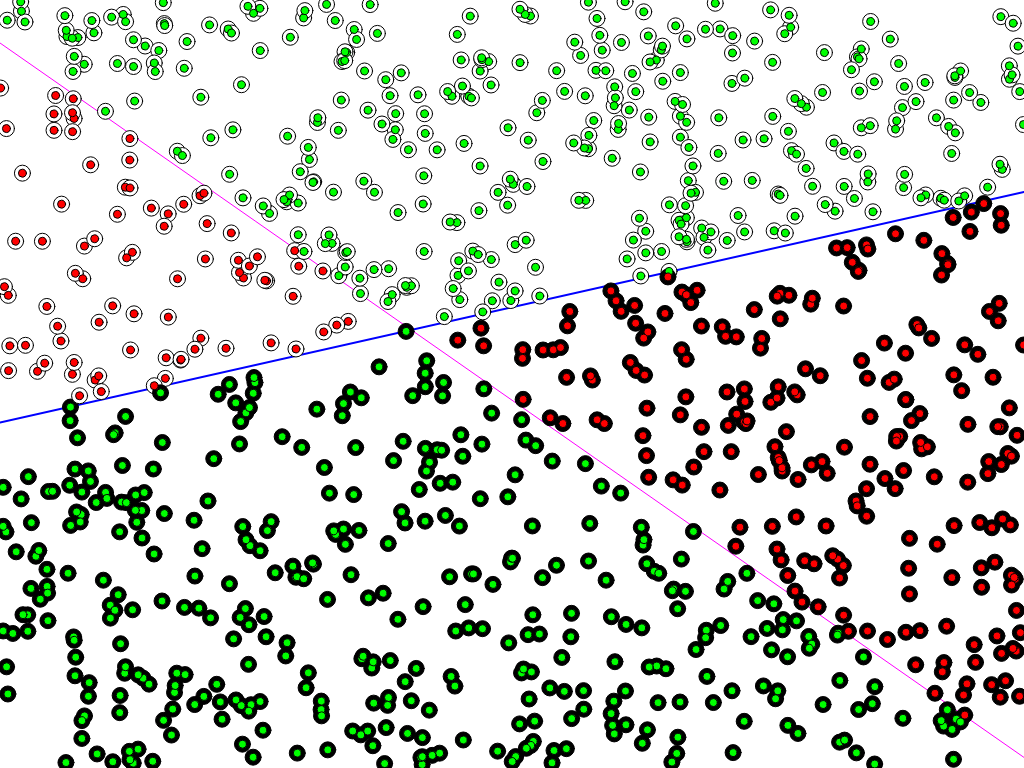
Frame 1 (no input)
Frame 60 (no input): identical to frame 1, image omitted
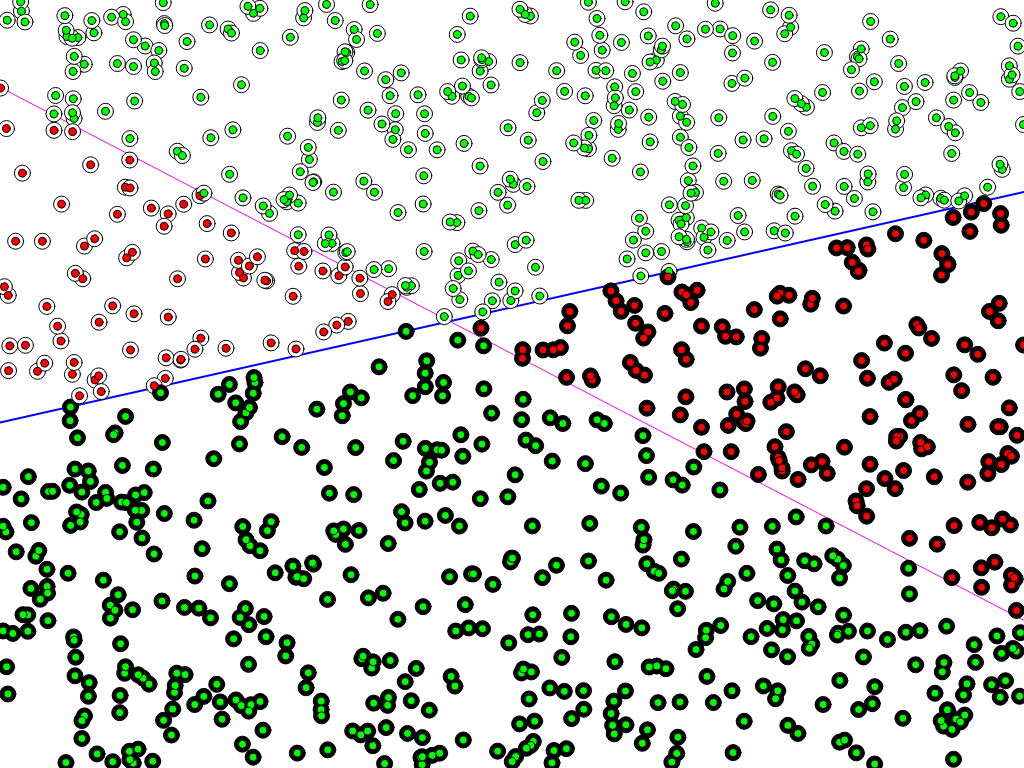
Frame 120 (the mouse pressed at the canvas centre since frame 60)

The p5.js sketch that drew these frames (run headless with seeded random() and noise() and a simulated clock; from frame 60 on, the mouse is pressed at the canvas centre):

// p5.js sketch
// ── sketch.js
// Single layer Perceptron neural network which classifying points above or below a line

var active = false;

var brain;
var points = [];
const NUMBER_OF_INPUTS = 3;
const LEARNIGN_RATE = 0.00001;
const NUMBER_OF_POINTS = 1000;
const MIN = -1;
const MAX = 1;

// p5 setup function
function setup() {
  createCanvas(WIDTH, HEIGHT);
  
  // Initialize the Neural network (Perceptron)
  brain = new Perceptron(NUMBER_OF_INPUTS, LEARNIGN_RATE);
  
  // Initialize the input with random coordinates
  for(var i = 0; i < NUMBER_OF_POINTS; i++) {
	var x = Math.random()* (MAX - MIN) + MIN;
	var y = Math.random()* (MAX - MIN) + MIN;
    points[i] = new Point(x, y);
  }
}
// p5 draw function
function draw() {
	background(255);
    
    // Display the function curve
    var p1 = new Point(-1, f(-1));
    var p2 = new Point(1, f(1));
    
    // Color line blue and make it 2 pixels wide
    stroke(0, 0, 255);
    strokeWeight(2);
    line(p1.pixelX(), p1.pixelY(), p2.pixelX(), p2.pixelY());
    
    // Return to default
    strokeWeight(1);
    
    // Display what the neural network "thinks" is the function curve
    var p3 = new Point(-1, brain.guessY(-1));
    var p4 = new Point(1, brain.guessY(1));
    
    stroke(255, 0, 255);
    line(p3.pixelX(), p3.pixelY(), p4.pixelX(), p4.pixelY());
    
    // Return to default
    stroke(0);
    
	// Display the points color coded by desired output
	for(let i = 0; i < NUMBER_OF_POINTS; i++) {
		points[i].show();
	}
  
	// Display the points color coded by guessed output
	for(let i = 0; i < NUMBER_OF_POINTS; i++) {
		var inputs = [points[i].x, points[i].y, points[i].bias];
		var target = points[i].label;
		
		var guess = brain.guess(inputs);
		
		if(guess == target)
			fill(0, 255, 0);
		else
			fill(255, 0, 0);
		
		ellipse(points[i].pixelX(), points[i].pixelY(), 8, 8);
	}
    if(active){
        // For each data point adjust the weights by training the neural network
        for(let i = 0; i < NUMBER_OF_POINTS; i++) {
            var inputs = [points[i].x, points[i].y, points[i].bias];
            var target = points[i].label;
            brain.train(inputs, target);
        }
    }
}
// p5 mousePressed function
function touchStarted(){
    active = !active;
} 
// ── perceptron.js
// Neuron class

// Constructor
function Perceptron(n, _learning_rate){
	this.weights = [];
	this.learning_rate = _learning_rate;
	
	// Initialize the weights with small random numbers
	for (i = 0; i < n; i++) {
		this.weights[i] = Math.random();
	}
}

Perceptron.prototype = {
	guess:function(inputs){
		let sum = 0;
		
		for (let i = 0; i < inputs.length; i++) {
			sum += this.weights[i]*inputs[i];
		}
        
		// Activation function
		return Math.sign(sum);
	},
	
    guessY:function(x){
        // "Guess" a single parameter value based on current weights
        let y = - (this.weights[2] / this.weights[1]) - (this.weights[0] / this.weights[1]) * x;        
		return y;
	},
    
	train:function(inputs, target){
        
        // Cost function
		let guess = this.guess(inputs);        
		let error = target - guess;
		
        // Adjust weights based on delta rule / backpropagation (derived by using Gradient descent to minimize the cost function)
		for (let i = 0; i < inputs.length; i++) {
			this.weights[i] += inputs[i]*error*this.learning_rate; 
		}
	}
}
// ── point.js
const WIDTH = 1024;
const HEIGHT = 768;
const LINE_A = 0.3;
const LINE_B = 0.2;

function f(x){
    return LINE_A * x + LINE_B;
}

// Point class
function Point(){
	let x;
	let y;
    let bias = 1;
	let label;
}

function Point(_x, _y){
	this.x = _x;
	this.y = _y;
    this.bias = 1;
	
	let lineY = f(this.x);	
  
	if
		(this.y > lineY)
		this.label = 1;
	else
		this.label = -1;		
}

Point.prototype = {
	pixelX:function(){
		return map(this.x, -1, 1, 0, WIDTH);
	},
	
	pixelY:function(){
		return map(this.y, -1, 1, HEIGHT, 0);
	},
	
	show:function(){
		if (this.label == 1) 
			fill(255, 255, 255);
		else
			fill(0, 0, 0);
		ellipse(this.pixelX(), this.pixelY(), 16, 16);
	}
}
